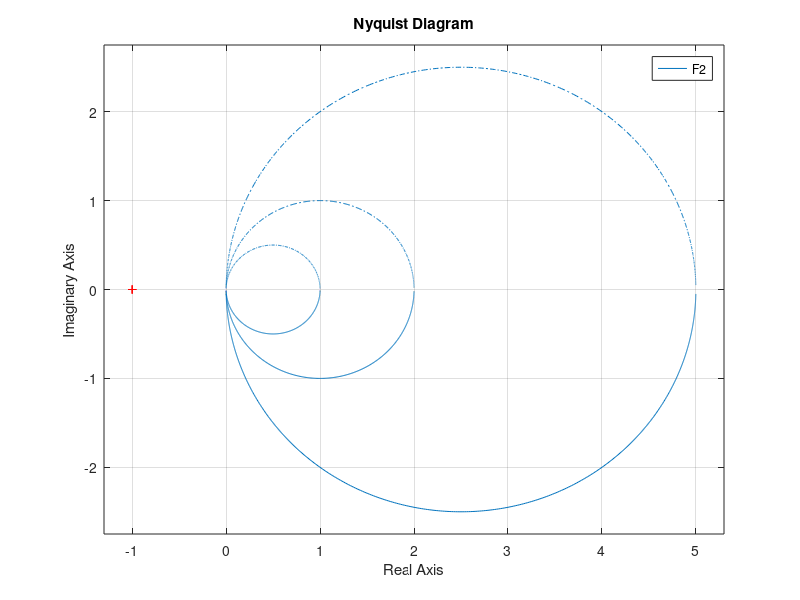
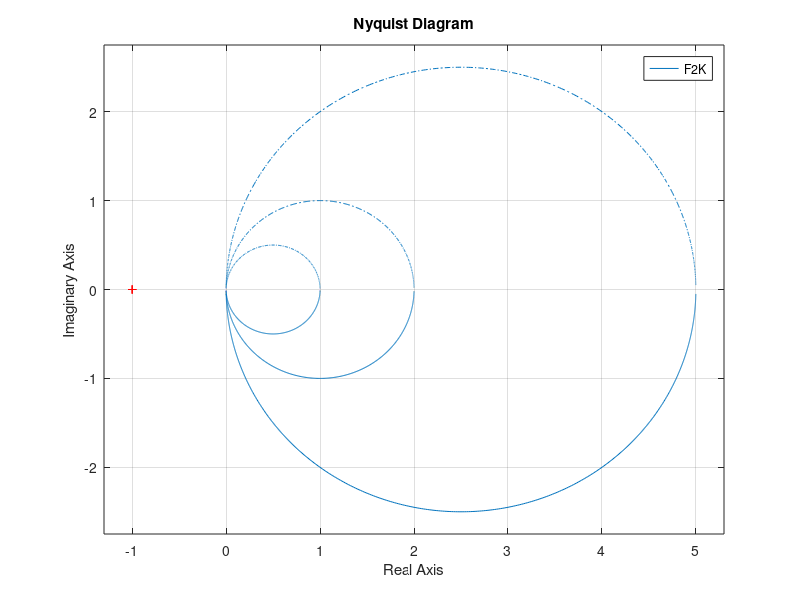
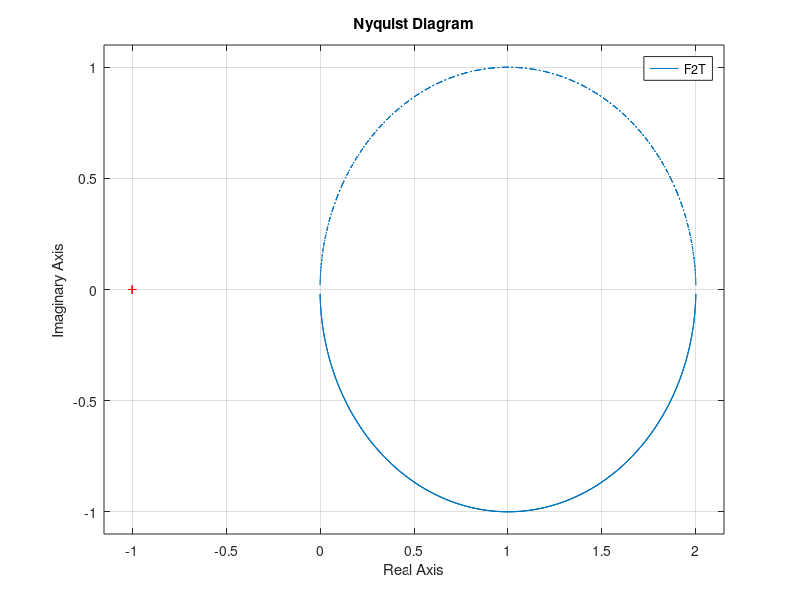

Write the MATLAB code that produced these figures, in order.
clear all;
close all;
clc;

K = 2; T = 10;
K1 = 1; K5 = 5;
T1 = 1; T100 = 100;

F = tf(K,[T, 1]);
F1 = tf(K1,[T1, 1]);
F2 = tf(K5,[T100, 1]);

FK = tf(K,[T, 1]);
F1K = tf(K1,[T, 1]);
F2K = tf(K5,[T, 1]);

FT = tf(K,[T, 1]);
F1T = tf(K,[T1, 1]);
F2T = tf(K,[T100, 1]);


nyquist(F)
hold on;
nyquist(F1)
hold on;
nyquist(F2)

figure
nyquist(FK)
hold on;
nyquist(F1K)
hold on;
nyquist(F2K)

figure
nyquist(FT)
hold on;
nyquist(F1T)
hold on;
nyquist(F2T)